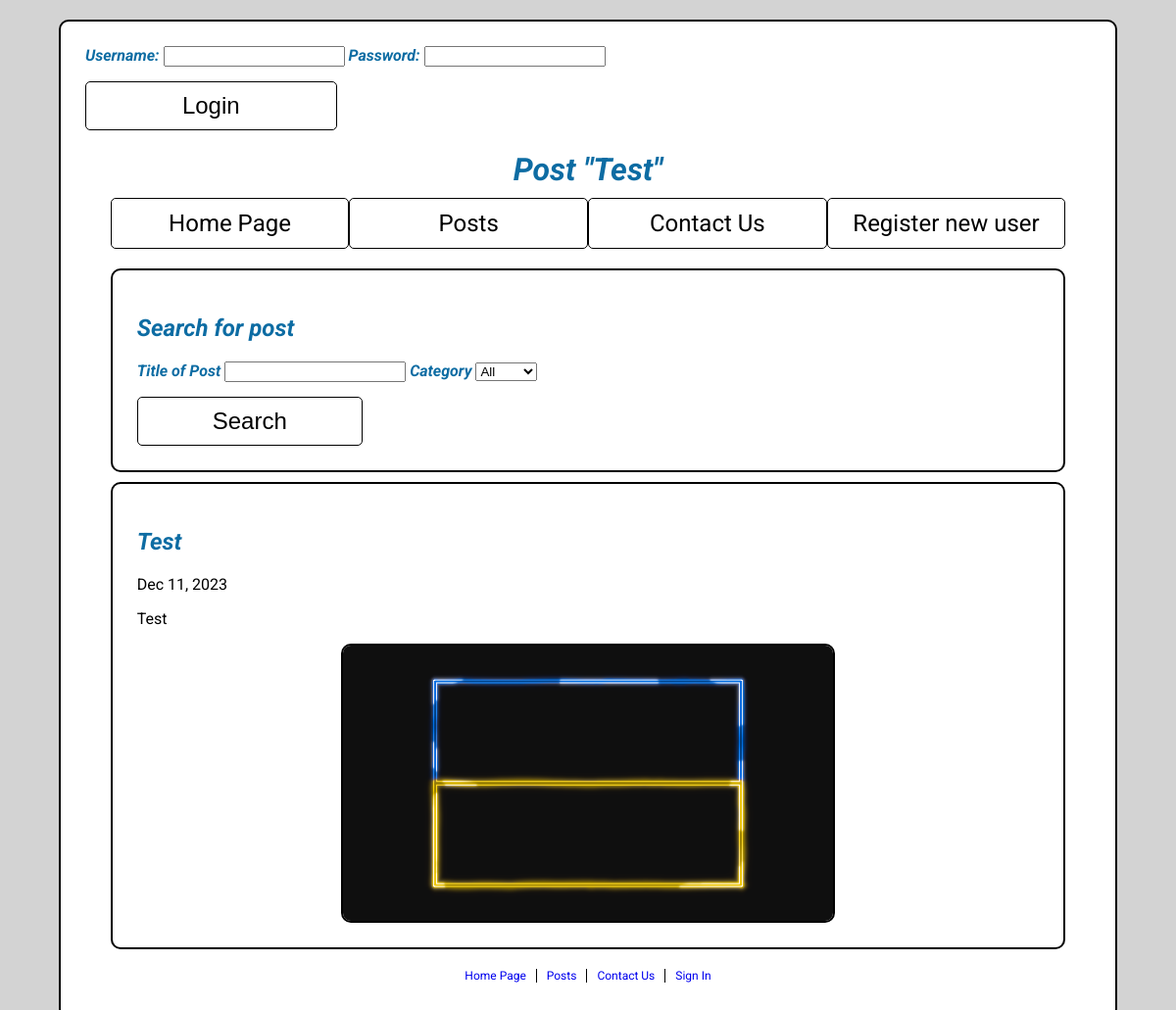
/post.php?id=15&title=Test, run on the app's committed database.
### tables this page shows
CREATE TABLE `pages` (
  `id` int(100) NOT NULL,
  `title` varchar(100) NOT NULL,
  `header` varchar(1000) NOT NULL,
  `body` varchar(1000) NOT NULL,
  `footer` varchar(1000) NOT NULL,
  `slug` varchar(100) NOT NULL,
  `category_id` int(100) NOT NULL,
  `time_stamp` datetime NOT NULL,
  `has_image` tinyint(1) NOT NULL
);

### post.php (the view, shortened to what this page needs)
<?php
require('connect.php');
if ($_GET){
    $id = filter_input(INPUT_GET, 'id', FILTER_SANITIZE_NUMBER_INT);
    $slug = filter_input(INPUT_GET, 'title', FILTER_SANITIZE_STRING);
    $query = "SELECT * FROM pages WHERE id = :id AND slug = :slug";
    $statement = $db->prepare($query);
    $statement->bindValue(':id', $id);
    $statement->bindValue(':slug', $slug);
    $statement->execute();
    $post = $statement->fetch();
    if($post['has_image']){
        $query = "SELECT * FROM images WHERE page_id = :id";
        $statement = $db->prepare($query);
        $statement->bindValue(':id', $id);
        $statement->execute();
        $image = $statement->fetch();
    }
}
?>
<!DOCTYPE html>
<html lang="en">
<head>
    <link rel="stylesheet" href="styles.css">
</head>
<body>
    <div>
        <form id="login" action="authenticate.php?redirect=post.php">
            <?php if (!isset($_SESSION['authenticated']) || !$_SESSION['authenticated']): ?>
                <label for="username">Username:</label>
                <input id="username" name="username">
                <label for="password">Password:</label>
                <input id="pass" name="pass" type="password">
                <button type="submit">Login</button>
            <?php endif ?>
        </form>
        <header>
        <h1>Post "<?= $post['title'] ?>"</h1>
            <nav>
                <ul id="headnavlist">
                    <li><a href="index.php">Home Page</a></li>
                    <li id='postsearch'><a href="posts.php">Posts</a></li>
                    <li><a href="contact.php">Contact Us</a></li>
                    <?php if (isset($_SESSION['user']['user_level']) && $_SESSION['user']['user_level'] == 'owner'): ?>
                        <li><a href="users.php">Edit Users</a></li>
                    <?php elseif (isset($_SESSION['authenticated']) && $_SESSION['authenticated']): ?>
                        <li><a href="edit_user.php?user_id=<?=$_SESSION['user']['user_id']?>">Edit user</a></li>
                    <?php else: ?>
                        <li><a href="edit_user.php">Register new user</a></li>
                    <?php endif ?>
                </ul>
            </nav>
        </header>
        <main>
            <div id="post-options">
                <h2>Search for post</h2>
                <form method="post" action="posts.php">
                    <label for="title">Title of Post</label>
                    <input type="text" name="title" id="title">
                    <label for="category">Category</label>
                    <select id="category" name="category">
                        <option value="">All</option>
                    </select>
                    <button type="submit">Search</button>
                </form>
            </div>
            <div id="postdiv" class="post">
                <h2><?= $post['title'] ?></h2>
                <p><?= date("M d, Y", strtotime($post['time_stamp'])) ?></p>
                    <p><?= $post['body'] ?></p>
                <?php if (isset($image)): ?>
                    <img src="<?= $image['filename'] ?>" alt="<?= $image['filename'] ?>" width=500>
                <?php endif ?>
            </div>
        </main>
        <footer id="indexfooter">
            <nav>
                <ul>
                    <li><a href="index.php">Home Page</a></li>
                    <li><a href="posts.php">Posts</a></li>
                    <li><a href="contact.php">Contact Us</a></li>
                    <?php if(!isset($_SESSION['authenticated'])): ?>
                        <li><a href="#login">Sign In</a></li>
                    <?php else: ?>
                        <li><a href="authenticate.php?redirect=index.php&logout=true">Log out</a></li>
                    <?php endif ?>
                </ul>
            </nav>
        </footer>
    </div>
</body>
</html>

### styles.css (style rules this page uses)
body { background-color: lightgray; padding: 0px; margin: 0px; }
a { text-decoration: none; }
h1, h2, h3, label { color: #0D6CA3; font-style: italic; font-weight: bolder; }
h1 { font-size: 32px; margin-bottom: 10px; text-align: center; }
h2 { font-size: 24px; }
img { border: 2px black solid; border-radius: 10px; display: flex; margin: auto; }
body > div { width: 90%; margin: 20px auto; border: 2px black solid; border-radius: 10px; background-color: white; font-family: 'Roboto'; }
main, header { margin: 20px auto; width: 95%; }
header nav { margin-top: 10px; display: flex; flex-wrap: wrap; }
#headnavlist, div > ul { display: flex; flex: 1; width: 100%; justify-content: space-between; list-style: none; margin: 0px; padding: 0px; }
#headnavlist li, div > ul li { display: flex; width: 49%; justify-content: space-between; }
#headnavlist li a, div > ul li a, .buttonHeader { display: flex; width: 100%; height: 50px; align-items: center; justify-content: center; color: black; font-size: 24px; border: 1px black solid; border-radius: 5px; }
#post-options button, #login button { margin-top: 15px; }
div { margin: 10px auto; border: 2px black solid; border-radius: 10px; padding: 25px; box-sizing: border-box; }
button { display: flex; width: 25%; height: 50px; align-items: center; justify-content: center; background-color: white; color: black; font-size: 24px; border: 1px black solid; border-radius: 5px; }
footer { width: 90%; display: flex; justify-content: center; margin: 10px auto; }
footer nav { width: 300px; }
footer nav ul { display: flex; margin: auto; padding: 0px; width: fit-content; list-style: none; }
footer nav ul li { display: flex; padding: 0px 10px; justify-content: center; align-items: center; font-size: 12px; }
footer nav ul li { border-right: 1px black solid; }
footer nav ul li:last-child { border: none; }

### data on the page
pages: title "Test", time_stamp "Dec 11, 2023", body "Test"
